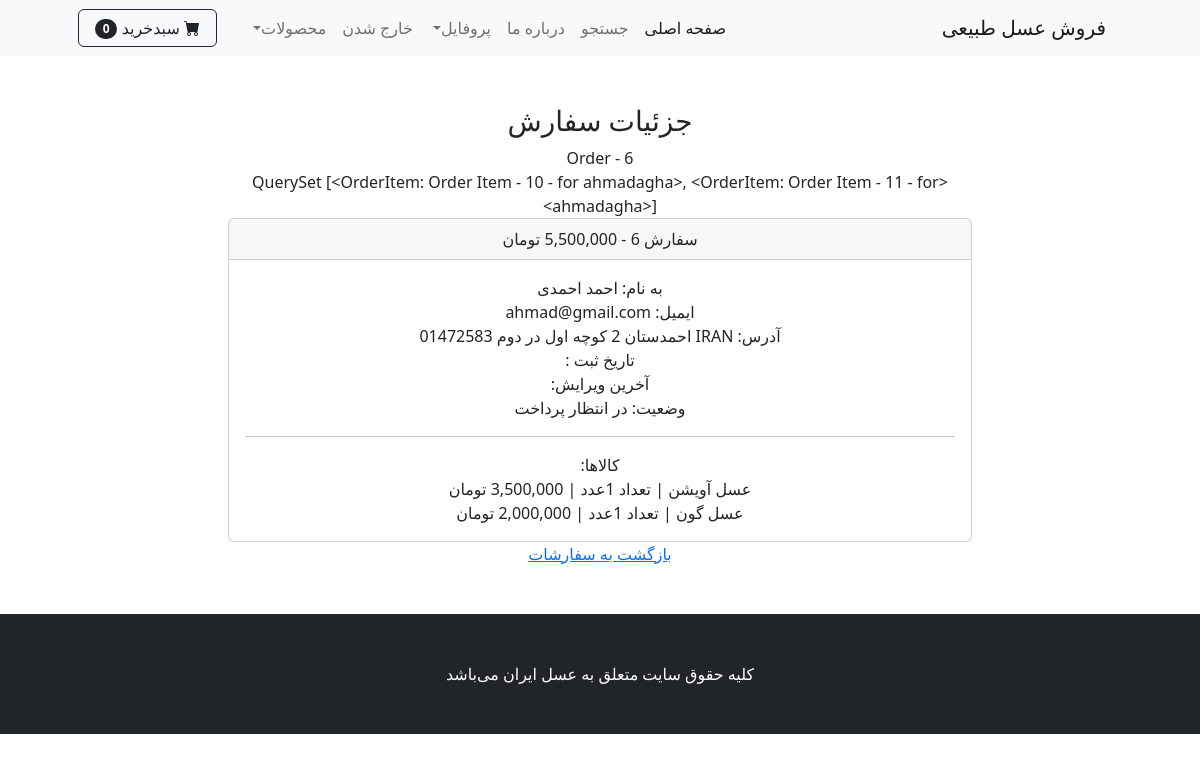
/order_details/6 (signed in), run on the app's committed database.
### payment/models.py (models this page shows, shortened)
class Order(models.Model):
    STATUS_ORDER = [
        ('Pending', 'در انتظار پرداخت'),
        ('Processing', 'در حال پردازش'),
        ('Shipped', 'ارسال شده به پست'),
        ('Delivered', 'تحویل داده شده')
    ]
    user = models.ForeignKey(User, on_delete= models.CASCADE, null=True, blank=True)
    full_name = models.CharField(max_length= 250)
    email = models.EmailField(max_length= 300)
    shipping_address = models.TextField(max_length=150000)
    amount_paid = models.DecimalField(decimal_places=0, max_digits=12)
    date_ordered = jmodels.jDateTimeField(auto_now=True)
    status = models.CharField(max_length=50, choices=STATUS_ORDER, default='Pending')
    last_update = jmodels.jDateTimeField(auto_now=True)
    def __str__(self):
        return f'Order - {str(self.id)}'

class OrderItem(models.Model):
    order = models.ForeignKey(Order, on_delete=models.CASCADE, null=True)
    product = models.ForeignKey(Product, on_delete=models.CASCADE, null=True)
    user = models.ForeignKey(User, on_delete=models.CASCADE, null=True)
    quantity = models.PositiveIntegerField(default = 1)
    price = models.DecimalField(decimal_places=0, max_digits=12)
    def __str__(self):
        if self.user is not None:
            return f'Order Item - {str(self.id)} - for {self.user}'
        else:
            return f'Order Item - {str(self.id)}'

### shop/models.py (models this page shows)
class Product(models.Model):
    name = models.CharField(max_length=40)
    description = models.CharField(max_length=500, default='', blank=True, null=True)
    price = models.DecimalField(default=0, decimal_places=0, max_digits=12)
    category = models.ForeignKey(Category, on_delete=models.CASCADE, default= 1)
    picture = models.ImageField(upload_to='upload/product/')
    star = models.IntegerField(default=0, validators=[MaxValueValidator(5) , MinValueValidator(0)])
    is_sale = models.BooleanField(default=False)
    sale_price = models.DecimalField(default=0, decimal_places=0, max_digits=12)
    def __str__(self):
        return self.name

### shop/views.py (the view)
# urls.py: path('order_details/<int:pk>', views.order_details, name="order_details"),
def order_details(request, pk):
    if request.user.is_authenticated:
        order = Order.objects.get(id=pk)
        items = OrderItem.objects.filter(order=pk)
        context = {
            'order' :order,
               'items' :items
        }
        return render(request, 'order_details.html', context)
    else:
        messages.success(request , 'دسترسی به این صفحه امکان پذیر نمی‌باشد')
        return redirect('home')

### cart/cart.py (called while the page is built)
    def __len__(self):
        return len(self.cart)

### cart/context_processors.py (called while the page is built)
def cart(request):
    return {'cart':Cart(request)}

### shop/templates/order_details.html
{% extends "base.html" %}
{% block content %}
{% load humanize %}
        <br><br>
        <div class="container">
            <div class= "row">
                <center>
                    <div class="col-8">
                        <h3>جزئیات سفارش</h3>
                    {{ order }}<br>
                    {{ items }}
                    <div class="card">
                        <div class="card-header">
                            سفارش {{ order.id}} - {{ order.amount_paid|intcomma }} تومان
                        </div>
                        <div class="card-body">
                            به نام: {{ order.full_name }}<br>
                            ایمیل: {{ order.email }}<br>
                            آدرس: {{ order.shipping_address }}<br>
                            تاریخ ثبت : {{ order.date_ordered|date:"Y-m-d H:i:s" }}<br>
                            آخرین ویرایش: {{ order.last_update|date:"Y-m-d H:i:s" }}<br>
                            وضعیت: {{ order.get_status_display }}<br>
                            <hr>
                            کالاها: <br>
                            {% for item in items %}
                                {{ item.product }} | تعداد {{ item.quantity }}عدد | {{ item.price|intcomma }} تومان <br>
                            {% endfor %}
                        </div>
                    </div>
                    <a href="{% url 'orders' %}" class="btnbtn-primary">بازگشت به سفارشات<a>
                    </div>
                </center>
            </div>
        </div>
        <br><br>
{% endblock content %}

### data on the page
Order: id "Order - 6", full_name "احمد احمدی", email "ahmad@gmail.com", shipping_address "IRAN احمدستان 2 کوچه اول در دوم 01472583", status "در انتظار پرداخت"
OrderItem: user+id "<QuerySet [<OrderItem: Order Item - 10 - for ahmadagha>, <OrderItem: Order Item - 11 - for ahmadagha>]>", product "عسل آویشن", quantity "1"
OrderItem: product "عسل گون", quantity "1"

### other printed values
{{ cart|length }} "0"
